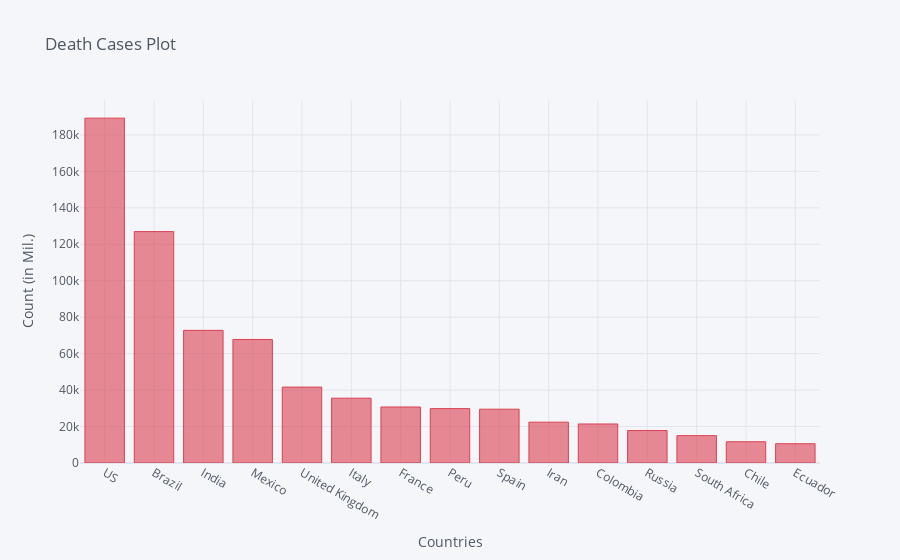

This figure's notebook cell:
### Code cell
death_df2_plot.iplot(kind='bar', x='Country/Region', y='9/7/20',color='red',
                    title='Death Cases Plot',xTitle='Countries',yTitle='Count (in Mil.)')

### Figure 1 — Plotly figure (JSON) as saved in the notebook; plotly's stock layout.template omitted (floating-point values rounded to 4 significant figures)
{"data": [{"marker": {"color": "rgba(219, 64, 82, 0.6)", "line": {"color": "rgba(219, 64, 82, 1.0)", "width": 1}}, "name": "9/7/20", "orientation": "v", "text": "", "type": "bar", "x": ["US", "Brazil", "India", "Mexico", "United Kingdom", "Italy", "France", "Peru", "Spain", "Iran", "Colombia", "Russia", "South Africa", "Chile", "Ecuador"], "y": [189208, 126960, 72775, 67781, 41643, 35553, 30732, 29838, 29516, 22410, 21412, 17818, 15004, 11652, 10576]}], "layout": {"legend": {"bgcolor": "#F5F6F9", "font": {"color": "#4D5663"}}, "paper_bgcolor": "#F5F6F9", "plot_bgcolor": "#F5F6F9", "title": {"font": {"color": "#4D5663"}, "text": "Death Cases Plot"}, "xaxis": {"gridcolor": "#E1E5ED", "showgrid": true, "tickfont": {"color": "#4D5663"}, "title": {"font": {"color": "#4D5663"}, "text": "Countries"}, "zerolinecolor": "#E1E5ED"}, "yaxis": {"gridcolor": "#E1E5ED", "showgrid": true, "tickfont": {"color": "#4D5663"}, "title": {"font": {"color": "#4D5663"}, "text": "Count (in Mil.)"}, "zerolinecolor": "#E1E5ED"}}}
